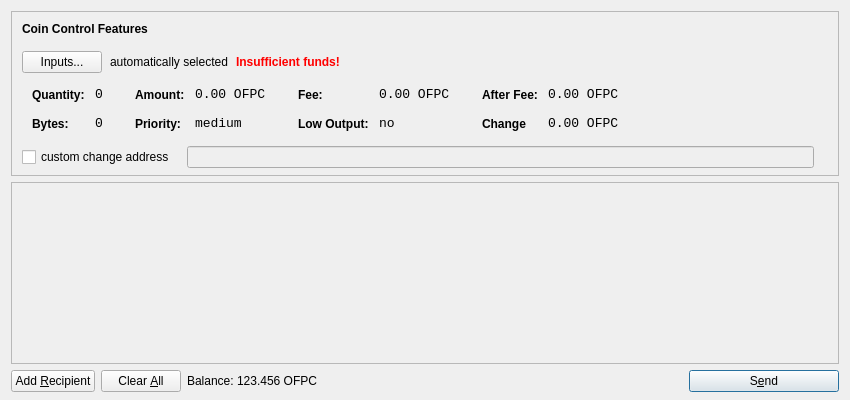
<?xml version="1.0" encoding="UTF-8"?>
<ui version="4.0">
 <class>SendCoinsDialog</class>
 <widget class="QDialog" name="SendCoinsDialog">
  <property name="geometry">
   <rect>
    <x>0</x>
    <y>0</y>
    <width>850</width>
    <height>400</height>
   </rect>
  </property>
  <property name="windowTitle">
   <string>Send Coins</string>
  </property>
  <layout class="QVBoxLayout" name="verticalLayout" stretch="0,1,0">
   <property name="bottomMargin">
    <number>8</number>
   </property>
   <item>
    <widget class="QFrame" name="frameCoinControl">
     <property name="sizePolicy">
      <sizepolicy hsizetype="Expanding" vsizetype="Expanding">
       <horstretch>0</horstretch>
       <verstretch>0</verstretch>
      </sizepolicy>
     </property>
     <property name="maximumSize">
      <size>
       <width>16777215</width>
       <height>16777215</height>
      </size>
     </property>
     <property name="frameShape">
      <enum>QFrame::StyledPanel</enum>
     </property>
     <property name="frameShadow">
      <enum>QFrame::Sunken</enum>
     </property>
     <layout class="QVBoxLayout" name="verticalLayoutCoinControl2">
      <property name="spacing">
       <number>-1</number>
      </property>
      <property name="leftMargin">
       <number>0</number>
      </property>
      <property name="topMargin">
       <number>0</number>
      </property>
      <property name="rightMargin">
       <number>0</number>
      </property>
      <property name="bottomMargin">
       <number>6</number>
      </property>
      <item>
       <layout class="QVBoxLayout" name="verticalLayoutCoinControl" stretch="0,0,0,0,1">
        <property name="spacing">
         <number>0</number>
        </property>
        <property name="leftMargin">
         <number>10</number>
        </property>
        <property name="topMargin">
         <number>10</number>
        </property>
        <item>
         <layout class="QHBoxLayout" name="horizontalLayoutCoinControl1">
          <property name="bottomMargin">
           <number>15</number>
          </property>
          <item>
           <widget class="QLabel" name="labelCoinControlFeatures">
            <property name="sizePolicy">
             <sizepolicy hsizetype="Preferred" vsizetype="Maximum">
              <horstretch>0</horstretch>
              <verstretch>0</verstretch>
             </sizepolicy>
            </property>
            <property name="font">
             <font>
              <weight>75</weight>
              <bold>true</bold>
             </font>
            </property>
            <property name="styleSheet">
             <string notr="true">font-weight:bold;</string>
            </property>
            <property name="text">
             <string>Coin Control Features</string>
            </property>
           </widget>
          </item>
         </layout>
        </item>
        <item>
         <layout class="QHBoxLayout" name="horizontalLayoutCoinControl2" stretch="0,0,0,0">
          <property name="spacing">
           <number>8</number>
          </property>
          <property name="bottomMargin">
           <number>10</number>
          </property>
          <item>
           <widget class="QPushButton" name="pushButtonCoinControl">
            <property name="styleSheet">
             <string notr="true"/>
            </property>
            <property name="text">
             <string>Inputs...</string>
            </property>
           </widget>
          </item>
          <item>
           <widget class="QLabel" name="labelCoinControlAutomaticallySelected">
            <property name="text">
             <string>automatically selected</string>
            </property>
            <property name="margin">
             <number>5</number>
            </property>
           </widget>
          </item>
          <item>
           <widget class="QLabel" name="labelCoinControlInsuffFunds">
            <property name="font">
             <font>
              <weight>75</weight>
              <bold>true</bold>
             </font>
            </property>
            <property name="styleSheet">
             <string notr="true">color:red;font-weight:bold;</string>
            </property>
            <property name="text">
             <string>Insufficient funds!</string>
            </property>
            <property name="margin">
             <number>5</number>
            </property>
           </widget>
          </item>
          <item>
           <spacer name="horizontalSpacerCoinControl">
            <property name="orientation">
             <enum>Qt::Horizontal</enum>
            </property>
            <property name="sizeHint" stdset="0">
             <size>
              <width>40</width>
              <height>1</height>
             </size>
            </property>
           </spacer>
          </item>
         </layout>
        </item>
        <item>
         <widget class="QWidget" name="widgetCoinControl" native="true">
          <property name="sizePolicy">
           <sizepolicy hsizetype="Preferred" vsizetype="Preferred">
            <horstretch>0</horstretch>
            <verstretch>0</verstretch>
           </sizepolicy>
          </property>
          <property name="minimumSize">
           <size>
            <width>0</width>
            <height>0</height>
           </size>
          </property>
          <property name="styleSheet">
           <string notr="true"/>
          </property>
          <layout class="QHBoxLayout" name="horizontalLayoutCoinControl5">
           <property name="margin">
            <number>0</number>
           </property>
           <item>
            <layout class="QHBoxLayout" name="horizontalLayoutCoinControl3" stretch="0,0,0,1">
             <property name="spacing">
              <number>20</number>
             </property>
             <property name="topMargin">
              <number>0</number>
             </property>
             <property name="bottomMargin">
              <number>10</number>
             </property>
             <item>
              <layout class="QFormLayout" name="formLayoutCoinControl1">
               <property name="horizontalSpacing">
                <number>10</number>
               </property>
               <property name="verticalSpacing">
                <number>14</number>
               </property>
               <property name="leftMargin">
                <number>10</number>
               </property>
               <property name="topMargin">
                <number>4</number>
               </property>
               <property name="rightMargin">
                <number>6</number>
               </property>
               <item row="0" column="0">
                <widget class="QLabel" name="labelCoinControlQuantityText">
                 <property name="styleSheet">
                  <string notr="true">font-weight:bold;</string>
                 </property>
                 <property name="text">
                  <string>Quantity:</string>
                 </property>
                 <property name="margin">
                  <number>0</number>
                 </property>
                </widget>
               </item>
               <item row="0" column="1">
                <widget class="QLabel" name="labelCoinControlQuantity">
                 <property name="font">
                  <font>
                   <family>Monospace</family>
                   <pointsize>10</pointsize>
                  </font>
                 </property>
                 <property name="cursor">
                  <cursorShape>IBeamCursor</cursorShape>
                 </property>
                 <property name="contextMenuPolicy">
                  <enum>Qt::ActionsContextMenu</enum>
                 </property>
                 <property name="text">
                  <string>0</string>
                 </property>
                 <property name="margin">
                  <number>0</number>
                 </property>
                 <property name="textInteractionFlags">
                  <set>Qt::LinksAccessibleByMouse|Qt::TextSelectableByKeyboard|Qt::TextSelectableByMouse</set>
                 </property>
                </widget>
               </item>
               <item row="1" column="0">
                <widget class="QLabel" name="labelCoinControlBytesText">
                 <property name="styleSheet">
                  <string notr="true">font-weight:bold;</string>
                 </property>
                 <property name="text">
                  <string>Bytes:</string>
                 </property>
                </widget>
               </item>
               <item row="1" column="1">
                <widget class="QLabel" name="labelCoinControlBytes">
                 <property name="font">
                  <font>
                   <family>Monospace</family>
                   <pointsize>10</pointsize>
                  </font>
                 </property>
                 <property name="cursor">
                  <cursorShape>IBeamCursor</cursorShape>
                 </property>
                 <property name="contextMenuPolicy">
                  <enum>Qt::ActionsContextMenu</enum>
                 </property>
                 <property name="text">
                  <string>0</string>
                 </property>
                 <property name="textInteractionFlags">
                  <set>Qt::LinksAccessibleByMouse|Qt::TextSelectableByKeyboard|Qt::TextSelectableByMouse</set>
                 </property>
                </widget>
               </item>
              </layout>
             </item>
             <item>
              <layout class="QFormLayout" name="formLayoutCoinControl2">
               <property name="horizontalSpacing">
                <number>10</number>
               </property>
               <property name="verticalSpacing">
                <number>14</number>
               </property>
               <property name="leftMargin">
                <number>6</number>
               </property>
               <property name="topMargin">
                <number>4</number>
               </property>
               <property name="rightMargin">
                <number>6</number>
               </property>
               <item row="0" column="0">
                <widget class="QLabel" name="labelCoinControlAmountText">
                 <property name="styleSheet">
                  <string notr="true">font-weight:bold;</string>
                 </property>
                 <property name="text">
                  <string>Amount:</string>
                 </property>
                 <property name="margin">
                  <number>0</number>
                 </property>
                </widget>
               </item>
               <item row="0" column="1">
                <widget class="QLabel" name="labelCoinControlAmount">
                 <property name="font">
                  <font>
                   <family>Monospace</family>
                   <pointsize>10</pointsize>
                  </font>
                 </property>
                 <property name="cursor">
                  <cursorShape>IBeamCursor</cursorShape>
                 </property>
                 <property name="contextMenuPolicy">
                  <enum>Qt::ActionsContextMenu</enum>
                 </property>
                 <property name="text">
                  <string>0.00 OFPC</string>
                 </property>
                 <property name="textInteractionFlags">
                  <set>Qt::LinksAccessibleByMouse|Qt::TextSelectableByKeyboard|Qt::TextSelectableByMouse</set>
                 </property>
                </widget>
               </item>
               <item row="1" column="0">
                <widget class="QLabel" name="labelCoinControlPriorityText">
                 <property name="styleSheet">
                  <string notr="true">font-weight:bold;</string>
                 </property>
                 <property name="text">
                  <string>Priority:</string>
                 </property>
                </widget>
               </item>
               <item row="1" column="1">
                <widget class="QLabel" name="labelCoinControlPriority">
                 <property name="font">
                  <font>
                   <family>Monospace</family>
                   <pointsize>10</pointsize>
                  </font>
                 </property>
                 <property name="cursor">
                  <cursorShape>IBeamCursor</cursorShape>
                 </property>
                 <property name="contextMenuPolicy">
                  <enum>Qt::ActionsContextMenu</enum>
                 </property>
                 <property name="text">
                  <string>medium</string>
                 </property>
                 <property name="textInteractionFlags">
                  <set>Qt::LinksAccessibleByMouse|Qt::TextSelectableByKeyboard|Qt::TextSelectableByMouse</set>
                 </property>
                </widget>
               </item>
              </layout>
             </item>
             <item>
              <layout class="QFormLayout" name="formLayoutCoinControl3">
               <property name="horizontalSpacing">
                <number>10</number>
               </property>
               <property name="verticalSpacing">
                <number>14</number>
               </property>
               <property name="leftMargin">
                <number>6</number>
               </property>
               <property name="topMargin">
                <number>4</number>
               </property>
               <property name="rightMargin">
                <number>6</number>
               </property>
               <item row="0" column="0">
                <widget class="QLabel" name="labelCoinControlFeeText">
                 <property name="styleSheet">
                  <string notr="true">font-weight:bold;</string>
                 </property>
                 <property name="text">
                  <string>Fee:</string>
                 </property>
                 <property name="margin">
                  <number>0</number>
                 </property>
                </widget>
               </item>
               <item row="0" column="1">
                <widget class="QLabel" name="labelCoinControlFee">
                 <property name="font">
                  <font>
                   <family>Monospace</family>
                   <pointsize>10</pointsize>
                  </font>
                 </property>
                 <property name="cursor">
                  <cursorShape>IBeamCursor</cursorShape>
                 </property>
                 <property name="contextMenuPolicy">
                  <enum>Qt::ActionsContextMenu</enum>
                 </property>
                 <property name="text">
                  <string>0.00 OFPC</string>
                 </property>
                 <property name="textInteractionFlags">
                  <set>Qt::LinksAccessibleByMouse|Qt::TextSelectableByKeyboard|Qt::TextSelectableByMouse</set>
                 </property>
                </widget>
               </item>
               <item row="1" column="0">
                <widget class="QLabel" name="labelCoinControlLowOutputText">
                 <property name="styleSheet">
                  <string notr="true">font-weight:bold;</string>
                 </property>
                 <property name="text">
                  <string>Low Output:</string>
                 </property>
                </widget>
               </item>
               <item row="1" column="1">
                <widget class="QLabel" name="labelCoinControlLowOutput">
                 <property name="font">
                  <font>
                   <family>Monospace</family>
                   <pointsize>10</pointsize>
                  </font>
                 </property>
                 <property name="cursor">
                  <cursorShape>IBeamCursor</cursorShape>
                 </property>
                 <property name="contextMenuPolicy">
                  <enum>Qt::ActionsContextMenu</enum>
                 </property>
                 <property name="text">
                  <string>no</string>
                 </property>
                 <property name="textInteractionFlags">
                  <set>Qt::LinksAccessibleByMouse|Qt::TextSelectableByKeyboard|Qt::TextSelectableByMouse</set>
                 </property>
                </widget>
               </item>
              </layout>
             </item>
             <item>
              <layout class="QFormLayout" name="formLayoutCoinControl4">
               <property name="horizontalSpacing">
                <number>10</number>
               </property>
               <property name="verticalSpacing">
                <number>14</number>
               </property>
               <property name="leftMargin">
                <number>6</number>
               </property>
               <property name="topMargin">
                <number>4</number>
               </property>
               <property name="rightMargin">
                <number>6</number>
               </property>
               <item row="0" column="0">
                <widget class="QLabel" name="labelCoinControlAfterFeeText">
                 <property name="styleSheet">
                  <string notr="true">font-weight:bold;</string>
                 </property>
                 <property name="text">
                  <string>After Fee:</string>
                 </property>
                 <property name="margin">
                  <number>0</number>
                 </property>
                </widget>
               </item>
               <item row="0" column="1">
                <widget class="QLabel" name="labelCoinControlAfterFee">
                 <property name="font">
                  <font>
                   <family>Monospace</family>
                   <pointsize>10</pointsize>
                  </font>
                 </property>
                 <property name="cursor">
                  <cursorShape>IBeamCursor</cursorShape>
                 </property>
                 <property name="contextMenuPolicy">
                  <enum>Qt::ActionsContextMenu</enum>
                 </property>
                 <property name="text">
                  <string>0.00 OFPC</string>
                 </property>
                 <property name="textInteractionFlags">
                  <set>Qt::LinksAccessibleByMouse|Qt::TextSelectableByKeyboard|Qt::TextSelectableByMouse</set>
                 </property>
                </widget>
               </item>
               <item row="1" column="0">
                <widget class="QLabel" name="labelCoinControlChangeText">
                 <property name="styleSheet">
                  <string notr="true">font-weight:bold;</string>
                 </property>
                 <property name="text">
                  <string>Change</string>
                 </property>
                </widget>
               </item>
               <item row="1" column="1">
                <widget class="QLabel" name="labelCoinControlChange">
                 <property name="font">
                  <font>
                   <family>Monospace</family>
                   <pointsize>10</pointsize>
                  </font>
                 </property>
                 <property name="cursor">
                  <cursorShape>IBeamCursor</cursorShape>
                 </property>
                 <property name="contextMenuPolicy">
                  <enum>Qt::ActionsContextMenu</enum>
                 </property>
                 <property name="text">
                  <string>0.00 OFPC</string>
                 </property>
                 <property name="textInteractionFlags">
                  <set>Qt::LinksAccessibleByMouse|Qt::TextSelectableByKeyboard|Qt::TextSelectableByMouse</set>
                 </property>
                </widget>
               </item>
              </layout>
             </item>
            </layout>
           </item>
          </layout>
         </widget>
        </item>
        <item>
         <layout class="QHBoxLayout" name="horizontalLayoutCoinControl4" stretch="0,0,0">
          <property name="spacing">
           <number>12</number>
          </property>
          <property name="sizeConstraint">
           <enum>QLayout::SetDefaultConstraint</enum>
          </property>
          <property name="topMargin">
           <number>5</number>
          </property>
          <property name="rightMargin">
           <number>5</number>
          </property>
          <item>
           <widget class="QCheckBox" name="checkBoxCoinControlChange">
            <property name="text">
             <string>custom change address</string>
            </property>
           </widget>
          </item>
          <item>
           <widget class="QLineEdit" name="lineEditCoinControlChange">
            <property name="enabled">
             <bool>false</bool>
            </property>
            <property name="sizePolicy">
             <sizepolicy hsizetype="Expanding" vsizetype="Fixed">
              <horstretch>0</horstretch>
              <verstretch>0</verstretch>
             </sizepolicy>
            </property>
           </widget>
          </item>
          <item>
           <widget class="QLabel" name="labelCoinControlChangeLabel">
            <property name="sizePolicy">
             <sizepolicy hsizetype="Preferred" vsizetype="Expanding">
              <horstretch>0</horstretch>
              <verstretch>0</verstretch>
             </sizepolicy>
            </property>
            <property name="minimumSize">
             <size>
              <width>0</width>
              <height>0</height>
             </size>
            </property>
            <property name="text">
             <string/>
            </property>
            <property name="margin">
             <number>3</number>
            </property>
           </widget>
          </item>
         </layout>
        </item>
        <item>
         <spacer name="verticalSpacerCoinControl">
          <property name="orientation">
           <enum>Qt::Vertical</enum>
          </property>
          <property name="sizeHint" stdset="0">
           <size>
            <width>800</width>
            <height>1</height>
           </size>
          </property>
         </spacer>
        </item>
       </layout>
      </item>
     </layout>
    </widget>
   </item>
   <item>
    <widget class="QScrollArea" name="scrollArea">
     <property name="widgetResizable">
      <bool>true</bool>
     </property>
     <widget class="QWidget" name="scrollAreaWidgetContents">
      <property name="geometry">
       <rect>
        <x>0</x>
        <y>0</y>
        <width>830</width>
        <height>165</height>
       </rect>
      </property>
      <layout class="QVBoxLayout" name="verticalLayout_2">
       <property name="margin">
        <number>0</number>
       </property>
       <item>
        <layout class="QVBoxLayout" name="entries">
         <property name="spacing">
          <number>6</number>
         </property>
        </layout>
       </item>
       <item>
        <spacer name="verticalSpacer">
         <property name="orientation">
          <enum>Qt::Vertical</enum>
         </property>
         <property name="sizeHint" stdset="0">
          <size>
           <width>20</width>
           <height>40</height>
          </size>
         </property>
        </spacer>
       </item>
      </layout>
     </widget>
    </widget>
   </item>
   <item>
    <layout class="QHBoxLayout" name="horizontalLayout">
     <item>
      <widget class="QPushButton" name="addButton">
       <property name="toolTip">
        <string>Send to multiple recipients at once</string>
       </property>
       <property name="text">
        <string>Add &amp;Recipient</string>
       </property>
       <property name="icon">
        <iconset resource="../bitcoin.qrc">
         <normaloff>:/icons/add</normaloff>:/icons/add</iconset>
       </property>
       <property name="autoDefault">
        <bool>false</bool>
       </property>
      </widget>
     </item>
     <item>
      <widget class="QPushButton" name="clearButton">
       <property name="sizePolicy">
        <sizepolicy hsizetype="Minimum" vsizetype="Fixed">
         <horstretch>0</horstretch>
         <verstretch>0</verstretch>
        </sizepolicy>
       </property>
       <property name="toolTip">
        <string>Remove all transaction fields</string>
       </property>
       <property name="text">
        <string>Clear &amp;All</string>
       </property>
       <property name="icon">
        <iconset resource="../bitcoin.qrc">
         <normaloff>:/icons/remove</normaloff>:/icons/remove</iconset>
       </property>
       <property name="autoRepeatDelay">
        <number>300</number>
       </property>
       <property name="autoDefault">
        <bool>false</bool>
       </property>
      </widget>
     </item>
     <item>
      <layout class="QHBoxLayout" name="horizontalLayout_2">
       <property name="spacing">
        <number>3</number>
       </property>
       <item>
        <widget class="QLabel" name="label">
         <property name="sizePolicy">
          <sizepolicy hsizetype="Preferred" vsizetype="Fixed">
           <horstretch>0</horstretch>
           <verstretch>0</verstretch>
          </sizepolicy>
         </property>
         <property name="text">
          <string>Balance:</string>
         </property>
        </widget>
       </item>
       <item>
        <widget class="QLabel" name="labelBalance">
         <property name="sizePolicy">
          <sizepolicy hsizetype="Preferred" vsizetype="Fixed">
           <horstretch>0</horstretch>
           <verstretch>0</verstretch>
          </sizepolicy>
         </property>
         <property name="cursor">
          <cursorShape>IBeamCursor</cursorShape>
         </property>
         <property name="text">
          <string>123.456 OFPC</string>
         </property>
         <property name="textInteractionFlags">
          <set>Qt::LinksAccessibleByMouse|Qt::TextSelectableByKeyboard|Qt::TextSelectableByMouse</set>
         </property>
        </widget>
       </item>
      </layout>
     </item>
     <item>
      <spacer name="horizontalSpacer">
       <property name="orientation">
        <enum>Qt::Horizontal</enum>
       </property>
       <property name="sizeHint" stdset="0">
        <size>
         <width>40</width>
         <height>20</height>
        </size>
       </property>
      </spacer>
     </item>
     <item>
      <widget class="QPushButton" name="sendButton">
       <property name="minimumSize">
        <size>
         <width>150</width>
         <height>0</height>
        </size>
       </property>
       <property name="toolTip">
        <string>Confirm the send action</string>
       </property>
       <property name="text">
        <string>S&amp;end</string>
       </property>
       <property name="icon">
        <iconset resource="../bitcoin.qrc">
         <normaloff>:/icons/send</normaloff>:/icons/send</iconset>
       </property>
       <property name="default">
        <bool>true</bool>
       </property>
      </widget>
     </item>
    </layout>
   </item>
  </layout>
 </widget>
 <resources>
  <include location="../bitcoin.qrc"/>
 </resources>
 <connections/>
</ui>
